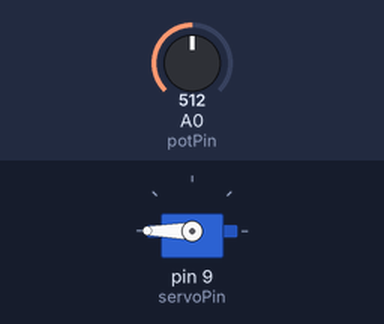
Recording of a sketch running on a simulated Arduino Uno, built with avr-gcc and run on an emulated ATmega328P. On the bench: servo. The test bench sets the inputs (shaded band); at power-on: A0 (potPin) = 512.

Above: at 1.2 s.
1.3 s: A0 (potPin) set to 306
At 2.3 s:
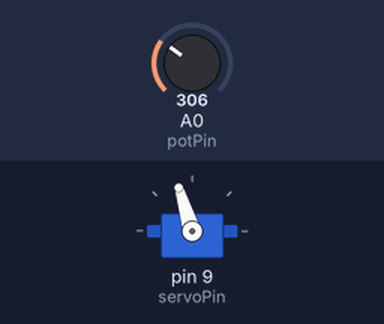
2.8 s: A0 (potPin) set to 122
At 3.5 s:
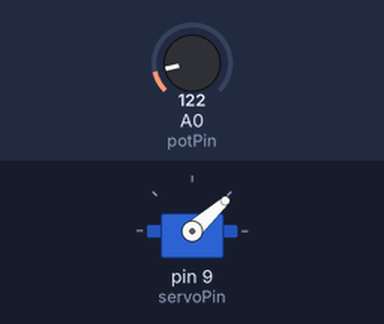
4.3 s: A0 (potPin) set to 0
At 4.6 s:
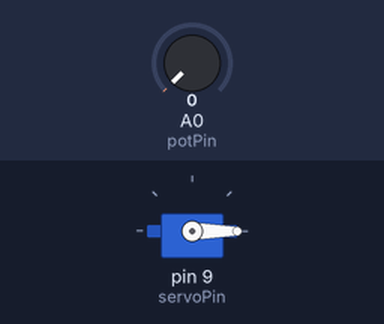
5.8 s: A0 (potPin) set to 511
At 7.0 s:
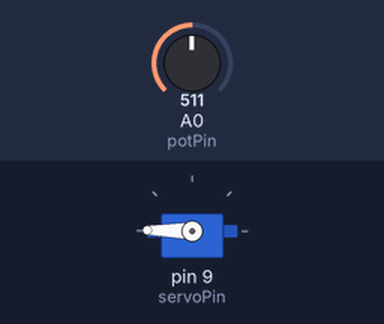
7.3 s: A0 (potPin) set to 716
At 8.1 s:
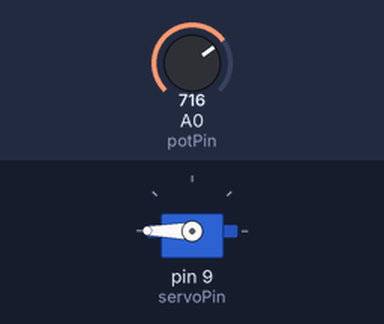
Timing chart, 0 to 9.8 s (numbered marks = the images above; inputs shaded):
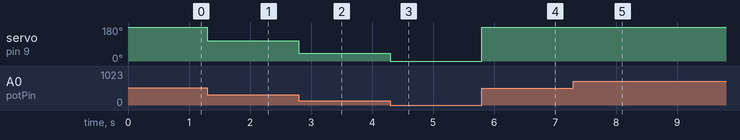

The sketch:

pot_servo.ino
```cpp
#include <Servo.h>

Servo myservo;
int servoPin = 9; //servo is connected to port 9
int potPin = A0; //potentiometer is connected to A0

void setup() {
  // put your setup code here, to run once:

  myservo.attach(servoPin);

}

void loop() {
  // put your main code here, to run repeatedly:

  int reading = analogRead(potPin);
  int angle = map(reading, 0, 1023, 0, 360);
  myservo.write(angle);
}
```

Measured:
- after the input at 1.3 s, servo on pin 9 (servoPin): 180° → 107° at once
- after the input at 2.8 s, servo on pin 9 (servoPin): 107° → 42° at once
- after the input at 4.3 s, servo on pin 9 (servoPin): 42° → 0° at once
- after the input at 5.8 s, servo on pin 9 (servoPin): 0° → 179° at once
- after the input at 7.3 s, servo on pin 9 (servoPin): 179° → 180° at once
